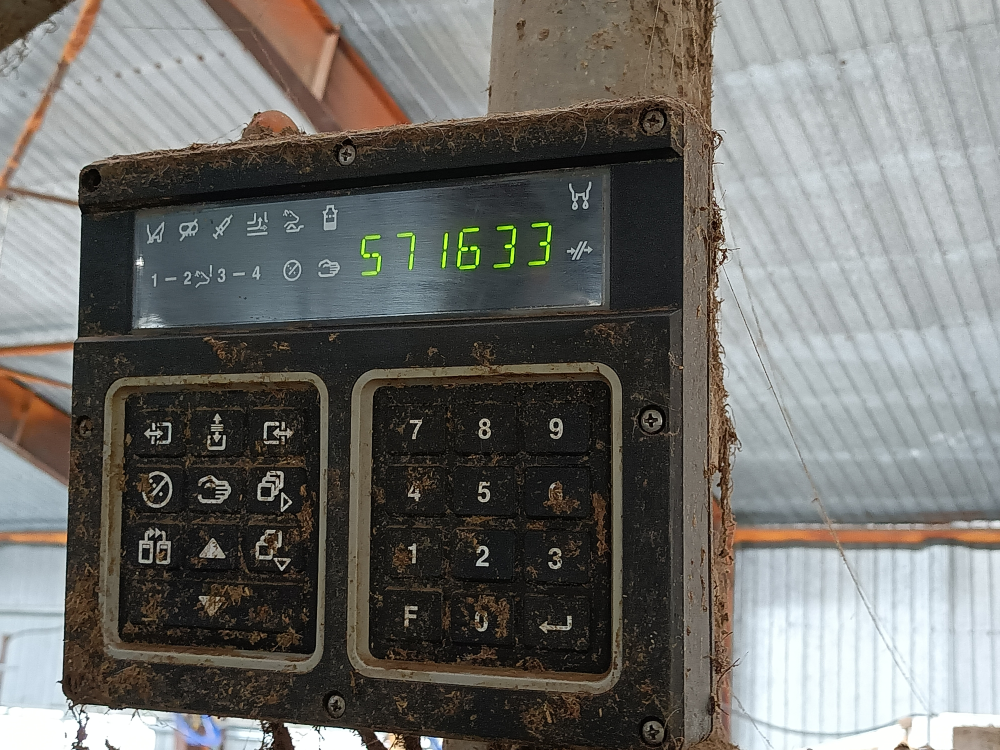
//> input picture IMG20210928132619.jpg, 4000 x 3000 px (shown at 1/4 size)
$ ./sample   (built with g++ and OpenCV 4)
//> lines starting //> are read from the running program, lines starting //| are printed output that depends on the picture; after the words box and inside, x2 and y2 are one past the last pixel; in counts of white or black regions, pixels touching at a corner belong together
### cow_id.hpp
#pragma once
#include <opencv2/opencv.hpp>
#include <vector>

class COWID
{
private:
    cv::Mat m_image_src;
    cv::Rect m_display_roi;
    int m_font_height_u;
    int m_font_height_d;
    int m_pen_width;
    int m_green_threshold;
    std::vector<cv::Point2f> m_corner_src;
    cv::Size m_roi_size;
    cv::Mat m_pose;
    bool m_init_flag;

    bool initROI(const std::string &_file_yaml);
    cv::Mat getDisplayRegion(const cv::Mat &_image);
    bool static compare(const cv::Rect &_a, const cv::Rect &_b);
    void sortPosition(std::vector<cv::Rect> &_rect);
    int numberOCR(cv::Mat n);

public:
    COWID(/* args */);
    ~COWID();

    bool getCowID(const cv::Mat &_image, std::string &_id);
};

### cow_id.cpp
#include "cow_id.hpp"

COWID::COWID(/* args */)
{
    m_init_flag = false;
    m_green_threshold = 220;
    initROI("../corner1.yaml");
}

COWID::~COWID()
{
}

bool COWID::initROI(const std::string &_file_yaml)
{
//> called with _file_yaml = "../corner1.yaml"
    cv::FileStorage fs(_file_yaml, cv::FileStorage::READ);

    m_corner_src.clear();
    m_corner_src.push_back(cv::Point2f(fs["MUX"], fs["MUY"]));
    m_corner_src.push_back(cv::Point2f(fs["MDX"], fs["MDY"]));
    m_corner_src.push_back(cv::Point2f(fs["RDX"], fs["RDY"]));
    m_corner_src.push_back(cv::Point2f(fs["RUX"], fs["RUY"]));

    cv::Rect bRect = cv::boundingRect(m_corner_src);
    m_display_roi = bRect;
    for (size_t i = 0; i < m_corner_src.size(); i++)
    {
        m_corner_src[i] -= cv::Point2f(m_display_roi.x, m_display_roi.y);
    }

    bRect.width /= 2;
    bRect.height /= 2;
    std::vector<cv::Point2f> conersDstPosition;
    conersDstPosition.push_back(cv::Point2f(0, 0));
    conersDstPosition.push_back(cv::Point2f(0, bRect.height));
    conersDstPosition.push_back(cv::Point2f(bRect.width, bRect.height));
    conersDstPosition.push_back(cv::Point2f(bRect.width, 0));

    m_roi_size = bRect.size();
    m_pose = cv::getPerspectiveTransform(m_corner_src, conersDstPosition);

    m_init_flag = true;
    m_font_height_d = m_roi_size.height / 3 - m_roi_size.height / 10;
    m_font_height_u = m_roi_size.height / 3 + m_roi_size.height / 10;
    m_pen_width = int(m_roi_size.height / 60) * 2 + 1;
    std::cout << m_font_height_d << " " << m_font_height_u << " " << m_pen_width << "\n";
    return true;
}
cv::Mat COWID::getDisplayRegion(const cv::Mat &_image)
{
    if (m_init_flag)
    {
        cv::Mat dst;
        cv::warpPerspective(_image, dst, m_pose, m_roi_size);
        return dst;
    }
    else
    {
        return cv::Mat();
    }
}

bool COWID::compare(const cv::Rect &_a, const cv::Rect &_b)
{
    return _a.x < _b.x;
}

void COWID::sortPosition(std::vector<cv::Rect> &_rect)
{
    sort(_rect.begin(), _rect.end(), compare);
}

bool COWID::getCowID(const cv::Mat &_image, std::string &_id)
{

    cv::Mat image = getDisplayRegion(_image(m_display_roi));

    if (image.empty() && image.channels() == 3)
    {
        return false;
    }

    cv::Mat RGB[3];
    cv::split(image, RGB);

    cv::Mat G;
    cv::dilate(RGB[1], G, cv::Mat(m_pen_width, m_pen_width, CV_8UC1, cv::Scalar(1)));

    cv::Mat W = G > m_green_threshold;
    // cv::imwrite("w.png", W);
    std::vector<std::vector<cv::Point>> contours;
    std::vector<cv::Vec4i> hierarcy;
    cv::findContours(W, contours, hierarcy, CV_RETR_EXTERNAL, CV_CHAIN_APPROX_SIMPLE);

    std::vector<cv::Rect> rect_num;
    for (int i = 0; i < contours.size(); i++)
    {
        cv::Rect rect = cv::boundingRect(contours[i]);
        int center_y = rect.height;
        int center_x = rect.width;
        // std::cout << m_font_height_d << " " << m_font_height_u << " " << center_y << "\n";

        if (center_y < m_font_height_u && center_y > m_font_height_d)
        {
            rect_num.push_back(rect);

            cv::rectangle(image, rect, cv::Scalar(255, 0, 0), 5, 8);
        }

        cv::drawContours(image, contours, i, cv::Scalar(255, 255, 255), 5, 8);
    }

    sortPosition(rect_num);
    _id = "";
    for (size_t i = 0; i < rect_num.size(); i++)
    {
        cv::Rect rect = rect_num[i];
        // Mat W = RGB[1] > 220;
        int num = numberOCR(W(rect));
        _id += std::to_string(num);
        // std::cout << num << "\n";
        cv::putText(image, std::to_string(num), cv::Point(rect.x, rect.y), 1, 7, cv::Scalar(0, 0, 255), 3);
        cv::imshow("Cow ID", image);
        cv::waitKey(30);
    }
    cv::imshow("Cow ID", image);
    cv::waitKey(50);
    // waitKey(0);
    // cv::imwrite("ocr.png", image);
    return 0;
}

int COWID::numberOCR(cv::Mat n)
{
    int num = -2;
    if (3 * n.cols < n.rows)
    {
        num = 1;
        return num;
    }
    int x_half = n.cols / 2;
    int y_one_third = n.rows / 3;
    int y_two_third = n.rows * 2 / 3;
    int a = 0, b = 0, c = 0, d = 0, e = 0, f = 0, g = 0;

    for (int i = 0; i < n.rows; i++)
    {
        uchar *data = n.ptr<uchar>(i);
        if (i < y_one_third)
        {
            if (data[x_half] == 255)
                a = 1;
        }
        else if (i > y_one_third && i < y_two_third)
        {
            if (data[x_half] == 255)
                g = 1;
        }
        else
        {
            if (data[x_half] == 255)
                d = 1;
        }
    }
    for (int j = 0; j < n.cols; j++)
    {
        uchar *data = n.ptr<uchar>(y_one_third);
        if (j < x_half)
        {
            if (data[j] == 255)
                f = 1;
        }
        else
        {
            if (data[j] == 255)
                b = 1;
        }
    }
    for (int j = 0; j < n.cols; j++)
    {
        uchar *data = n.ptr<uchar>(y_two_third);
        if (j < x_half)
        {
            if (data[j] == 255)
                e = 1;
        }
        else
        {
            if (data[j] == 255)
                c = 1;
        }
    }

    if (a == 1 && b == 1 && c == 1 && d == 1 && e == 1 && f == 1 && g == 0)
    {
        num = 0;
    }
    else if (a == 0 && b == 1 && c == 1 && d == 0 && e == 0 && f == 0 && g == 0)
    {
        num = 1;
    }
    else if (a == 1 && b == 1 && c == 0 && d == 1 && e == 1 && f == 0 && g == 1)
    {
        num = 2;
    }
    else if (a == 1 && b == 1 && c == 1 && d == 1 && e == 0 && f == 0 && g == 1)
    {
        num = 3;
    }
    else if (a == 0 && b == 1 && c == 1 && d == 0 && e == 0 && f == 1 && g == 1)
    {
        num = 4;
    }
    else if (a == 1 && b == 0 && c == 1 && d == 1 && e == 0 && f == 1 && g == 1)
    {
        num = 5;
    }
    else if (a == 1 && b == 0 && c == 1 && d == 1 && e == 1 && f == 1 && g == 1)
    {
        num = 6;
    }
    else if (a == 1 && b == 1 && c == 1 && d == 0 && e == 0 && f == 0 && g == 0)
    {
        num = 7;
    }
    else if (a == 1 && b == 1 && c == 1 && d == 1 && e == 1 && f == 1 && g == 1)
    {
        num = 8;
    }
    else if (a == 1 && b == 1 && c == 1 && d == 1 && e == 0 && f == 1 && g == 1)
    {
        num = 9;
    }
    else
    {
        printf("[error_%d_%d_%d_%d_%d_%d_%d]", a, b, c, d, e, f, g);
    }
    return num;
}

### sample.cpp
#include <opencv2/opencv.hpp>
#include "cow_id.hpp"
using namespace std;
using namespace cv;

int main(int argc, char **argv)
{
    COWID cow;

    clock_t startTime, endTime;
    startTime = clock(); //计时开始
    Mat image;
    std::string file("../corner1.yaml");
    if (argc > 1)
    {
        file = argv[2];
        image = imread(argv[1]);
    }
    else
        image = imread("../IMG20210928132619.jpg");
//> image is the input picture: 3000 rows x 4000 cols, CV_8UC3; mean B, G, R 107.2, 111, 111.6
    // resize(image, image, cv::Size(), 0.5, 0.5);
    endTime = clock(); //计时结束
    std::cout << "read image time is: " << (double)(endTime - startTime) / CLOCKS_PER_SEC << "s" << std::endl;
    startTime = clock(); //计时开始
    std::string id;
    for (size_t i = 0; i < 100; i++)
    {
        cow.getCowID(image, id);
        std::cout << id << "\n";
    }
//> this loop made 100 passes
//| 571633
//| 571633
//| 571633
//| 571633
//| 571633
//| 571633
//| 571633
//| 571633
//> (output is shown up to pass 8 of 100)
//> pass 1, in getDisplayRegion, `cv::warpPerspective(_image, dst, m_pose, m_roi_size);`:
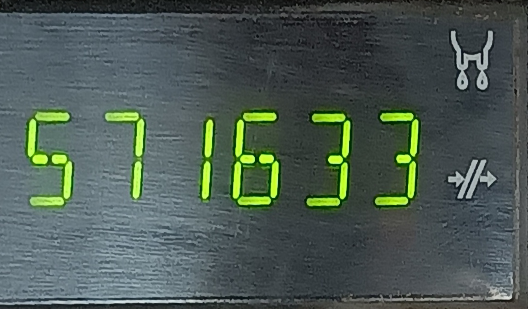
//> dst: 309 rows x 528 cols, CV_8UC3; mean B, G, R 83.4, 90.5, 76.6
//> pass 1, in getCowID, `cv::dilate(RGB[1], G, cv::Mat(m_pen_width, m_pen_width, CV_8UC1, cv::S..`:
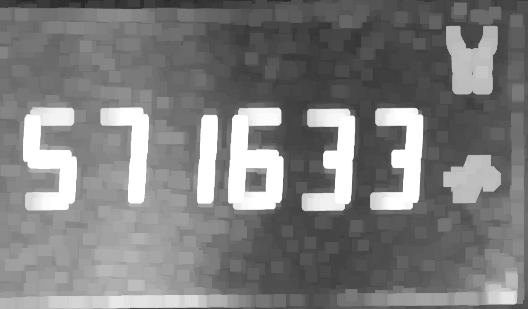
//> G: 309 rows x 528 cols, CV_8UC1; min 37, max 255, mean 125.3
//> pass 1, in getCowID, `cv::Mat W = G > m_green_threshold;`:
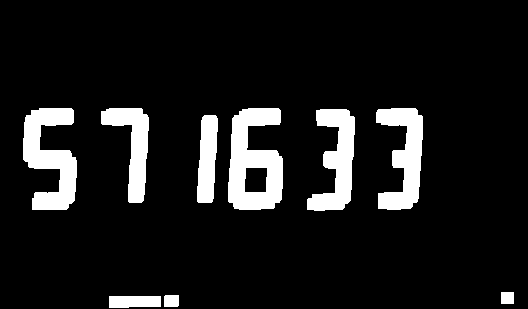
//> W: 309 rows x 528 cols, CV_8UC1; 10.3% white; 9 white regions, largest, box (x1, y1, x2, y2) and area: (228, 108, 283, 210) 3765, (23, 108, 77, 210) 3248, (376, 108, 423, 210) 2742
//> pass 1, in getCowID, `cv::imshow("Cow ID", image);`:
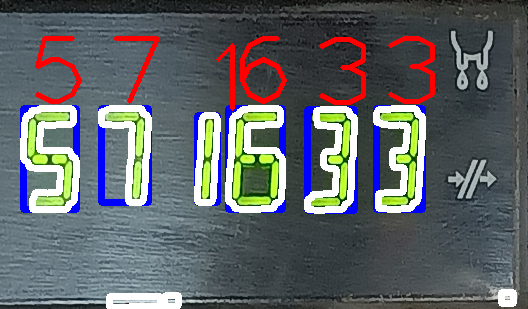
//> window 'Cow ID': 309 rows x 528 cols, CV_8UC3; mean B, G, R 103.1, 100.4, 96.1

    endTime = clock(); //计时结束
    std::cout << "OCR run time is: " << (double)(endTime - startTime) / CLOCKS_PER_SEC << "s" << std::endl;
}

$ run again, with IMG20210928132544.jpg copied over IMG20210928132619.jpg
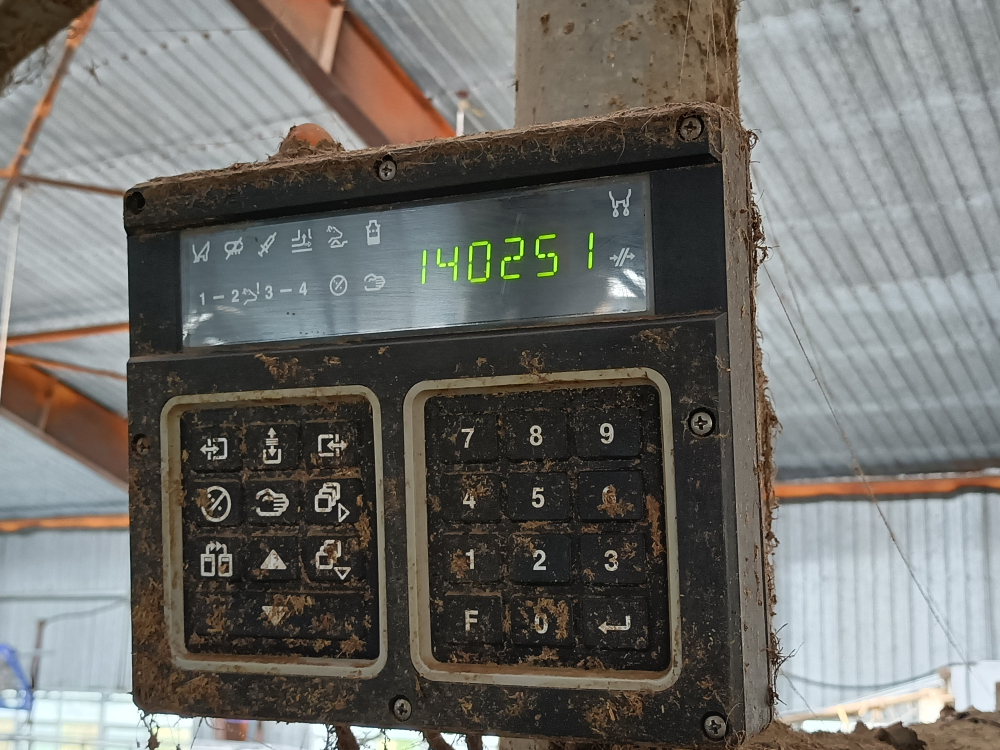
//> input picture IMG20210928132544.jpg, 4000 x 3000 px (shown at 1/4 size)
//> image is the input picture: 3000 rows x 4000 cols, CV_8UC3; mean B, G, R 105.1, 109.6, 110.6
//> the loop `for (size_t i = 0; i < 100; i++)` made 100 passes
//| 140251
//| 140251
//| 140251
//| 140251
//| 140251
//> (output is shown up to pass 5 of 100)
//> pass 1, in getCowID, `cv::Mat W = G > m_green_threshold;`:
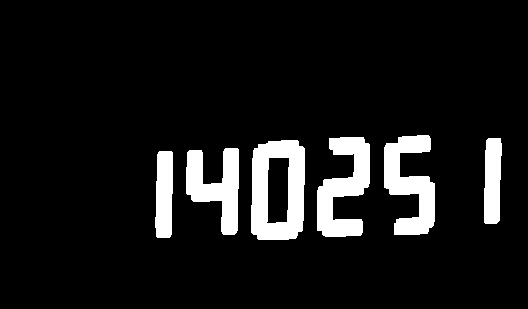
//> W: 309 rows x 528 cols, CV_8UC1; 9.2% white; 6 white regions, box (x1, y1, x2, y2) and area: (251, 140, 305, 240) 3748, (317, 137, 370, 237) 3031, (384, 135, 435, 235) 2940, (186, 148, 239, 235) 2569, (155, 151, 173, 238) 1406, (484, 138, 502, 224) 1359
//> pass 1, in getCowID, `cv::imshow("Cow ID", image);`:
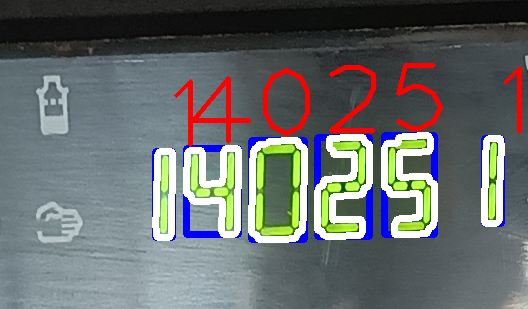
//> window 'Cow ID': 309 rows x 528 cols, CV_8UC3; mean B, G, R 108.5, 108.5, 103.8
